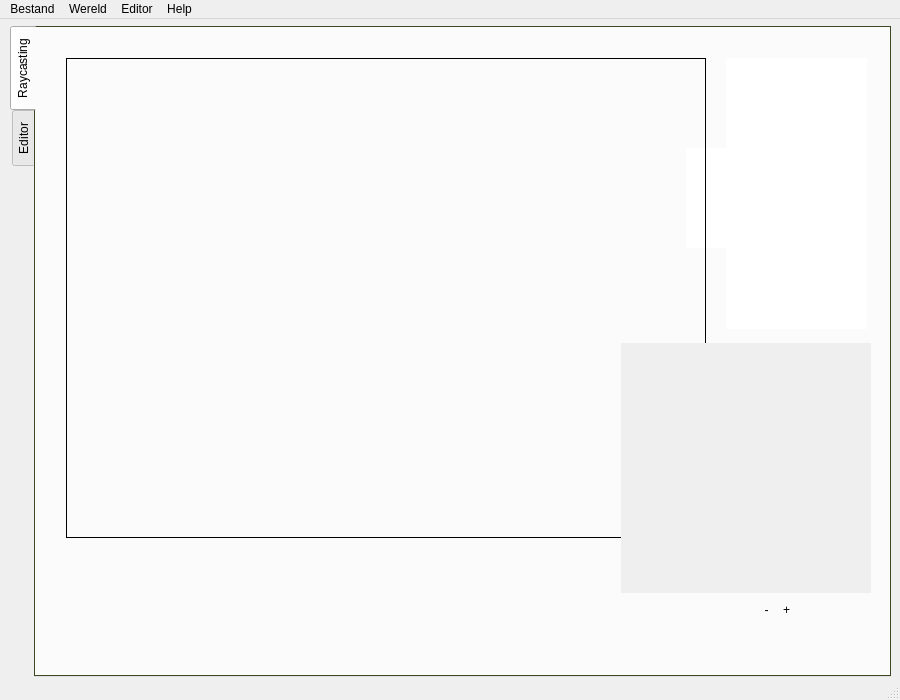
<ui version="4.0" >
 <class>RaycastingQTClass</class>
 <widget class="QMainWindow" name="RaycastingQTClass" >
  <property name="geometry" >
   <rect>
    <x>0</x>
    <y>0</y>
    <width>900</width>
    <height>700</height>
   </rect>
  </property>
  <property name="minimumSize" >
   <size>
    <width>900</width>
    <height>700</height>
   </size>
  </property>
  <property name="maximumSize" >
   <size>
    <width>900</width>
    <height>700</height>
   </size>
  </property>
  <property name="windowTitle" >
   <string>Raycasting</string>
  </property>
  <widget class="QWidget" name="centralWidget" >
   <widget class="QWidget" native="1" name="widget" >
    <property name="geometry" >
     <rect>
      <x>0</x>
      <y>0</y>
      <width>911</width>
      <height>690</height>
     </rect>
    </property>
    <property name="acceptDrops" >
     <bool>true</bool>
    </property>
    <property name="styleSheet" >
     <string>background: none</string>
    </property>
    <widget class="QTabWidget" name="tabWidget" >
     <property name="geometry" >
      <rect>
       <x>10</x>
       <y>7</y>
       <width>881</width>
       <height>651</height>
      </rect>
     </property>
     <property name="palette" >
      <palette>
       <active>
        <colorrole role="Window" >
         <brush brushstyle="SolidPattern" >
          <color alpha="255" >
           <red>84</red>
           <green>100</green>
           <blue>50</blue>
          </color>
         </brush>
        </colorrole>
       </active>
       <inactive>
        <colorrole role="Window" >
         <brush brushstyle="SolidPattern" >
          <color alpha="255" >
           <red>84</red>
           <green>100</green>
           <blue>50</blue>
          </color>
         </brush>
        </colorrole>
       </inactive>
       <disabled>
        <colorrole role="Window" >
         <brush brushstyle="SolidPattern" >
          <color alpha="255" >
           <red>84</red>
           <green>100</green>
           <blue>50</blue>
          </color>
         </brush>
        </colorrole>
       </disabled>
      </palette>
     </property>
     <property name="acceptDrops" >
      <bool>true</bool>
     </property>
     <property name="styleSheet" >
      <string>background: none;

</string>
     </property>
     <property name="tabPosition" >
      <enum>QTabWidget::West</enum>
     </property>
     <property name="tabShape" >
      <enum>QTabWidget::Rounded</enum>
     </property>
     <property name="currentIndex" >
      <number>0</number>
     </property>
     <property name="elideMode" >
      <enum>Qt::ElideNone</enum>
     </property>
     <widget class="QWidget" name="tab_raycasting" >
      <attribute name="title" >
       <string>Raycasting</string>
      </attribute>
      <widget class="QGraphicsView" name="miniMap3" >
       <property name="geometry" >
        <rect>
         <x>650</x>
         <y>120</y>
         <width>100</width>
         <height>100</height>
        </rect>
       </property>
       <property name="minimumSize" >
        <size>
         <width>100</width>
         <height>100</height>
        </size>
       </property>
       <property name="maximumSize" >
        <size>
         <width>100</width>
         <height>100</height>
        </size>
       </property>
       <property name="styleSheet" >
        <string>background: none;
border: none;</string>
       </property>
       <property name="frameShape" >
        <enum>QFrame::StyledPanel</enum>
       </property>
       <property name="verticalScrollBarPolicy" >
        <enum>Qt::ScrollBarAlwaysOff</enum>
       </property>
       <property name="horizontalScrollBarPolicy" >
        <enum>Qt::ScrollBarAlwaysOff</enum>
       </property>
       <property name="viewportUpdateMode" >
        <enum>QGraphicsView::FullViewportUpdate</enum>
       </property>
      </widget>
      <widget class="QWidget" native="1" name="widget_2" >
       <property name="geometry" >
        <rect>
         <x>0</x>
         <y>0</y>
         <width>881</width>
         <height>641</height>
        </rect>
       </property>
       <property name="styleSheet" >
        <string>border: 10px #FFFFFF;
background-image: url('images/woodblurred.png');
</string>
       </property>
       <widget class="QWidget" native="1" name="widget_3" >
        <property name="geometry" >
         <rect>
          <x>10</x>
          <y>10</y>
          <width>851</width>
          <height>631</height>
         </rect>
        </property>
        <property name="styleSheet" >
         <string>background: none;
</string>
        </property>
        <widget class="Screen" native="1" name="scr" >
         <property name="geometry" >
          <rect>
           <x>20</x>
           <y>20</y>
           <width>640</width>
           <height>480</height>
          </rect>
         </property>
         <property name="minimumSize" >
          <size>
           <width>640</width>
           <height>480</height>
          </size>
         </property>
         <property name="maximumSize" >
          <size>
           <width>640</width>
           <height>480</height>
          </size>
         </property>
         <property name="baseSize" >
          <size>
           <width>640</width>
           <height>480</height>
          </size>
         </property>
         <property name="cursor" >
          <cursorShape>CrossCursor</cursorShape>
         </property>
         <property name="mouseTracking" >
          <bool>true</bool>
         </property>
         <property name="focusPolicy" >
          <enum>Qt::ClickFocus</enum>
         </property>
         <property name="styleSheet" >
          <string>border: 1px solid #000000;
background: none;
</string>
         </property>
        </widget>
        <widget class="QGraphicsView" name="kompas" >
         <property name="enabled" >
          <bool>false</bool>
         </property>
         <property name="geometry" >
          <rect>
           <x>570</x>
           <y>300</y>
           <width>260</width>
           <height>260</height>
          </rect>
         </property>
         <property name="minimumSize" >
          <size>
           <width>250</width>
           <height>250</height>
          </size>
         </property>
         <property name="maximumSize" >
          <size>
           <width>260</width>
           <height>260</height>
          </size>
         </property>
         <property name="cursor" stdset="0" >
          <cursorShape>BusyCursor</cursorShape>
         </property>
         <property name="focusPolicy" >
          <enum>Qt::NoFocus</enum>
         </property>
         <property name="contextMenuPolicy" >
          <enum>Qt::NoContextMenu</enum>
         </property>
         <property name="styleSheet" >
          <string>background: none;
border: 1px;
padding: 5px;</string>
         </property>
         <property name="frameShape" >
          <enum>QFrame::StyledPanel</enum>
         </property>
         <property name="verticalScrollBarPolicy" >
          <enum>Qt::ScrollBarAlwaysOff</enum>
         </property>
         <property name="horizontalScrollBarPolicy" >
          <enum>Qt::ScrollBarAlwaysOff</enum>
         </property>
         <property name="interactive" >
          <bool>false</bool>
         </property>
         <property name="viewportUpdateMode" >
          <enum>QGraphicsView::FullViewportUpdate</enum>
         </property>
        </widget>
        <widget class="MiniMap" native="1" name="min" >
         <property name="geometry" >
          <rect>
           <x>641</x>
           <y>371</y>
           <width>120</width>
           <height>120</height>
          </rect>
         </property>
         <property name="styleSheet" >
          <string>background: none;
padding: 5px;</string>
         </property>
        </widget>
        <widget class="QPushButton" name="MiniMapPlus" >
         <property name="geometry" >
          <rect>
           <x>730</x>
           <y>560</y>
           <width>21</width>
           <height>24</height>
          </rect>
         </property>
         <property name="text" >
          <string>+</string>
         </property>
        </widget>
        <widget class="QPushButton" name="MiniMapMin" >
         <property name="geometry" >
          <rect>
           <x>710</x>
           <y>560</y>
           <width>21</width>
           <height>24</height>
          </rect>
         </property>
         <property name="text" >
          <string>-</string>
         </property>
        </widget>
        <widget class="QLabel" name="text" >
         <property name="geometry" >
          <rect>
           <x>30</x>
           <y>533</y>
           <width>621</width>
           <height>71</height>
          </rect>
         </property>
         <property name="styleSheet" >
          <string>background: none;
</string>
         </property>
         <property name="text" >
          <string/>
         </property>
         <property name="alignment" >
          <set>Qt::AlignLeading|Qt::AlignLeft|Qt::AlignTop</set>
         </property>
        </widget>
        <widget class="QGraphicsView" name="pic" >
         <property name="geometry" >
          <rect>
           <x>680</x>
           <y>20</y>
           <width>141</width>
           <height>271</height>
          </rect>
         </property>
         <property name="styleSheet" >
          <string>background: none;
</string>
         </property>
         <property name="alignment" >
          <set>Qt::AlignLeading|Qt::AlignLeft|Qt::AlignTop</set>
         </property>
        </widget>
       </widget>
      </widget>
     </widget>
     <widget class="QWidget" name="tab_editor" >
      <attribute name="title" >
       <string>Editor</string>
      </attribute>
      <widget class="QGroupBox" name="groupBox" >
       <property name="geometry" >
        <rect>
         <x>650</x>
         <y>4</y>
         <width>201</width>
         <height>81</height>
        </rect>
       </property>
       <property name="title" >
        <string>Camera Opties</string>
       </property>
       <widget class="QLabel" name="label_2" >
        <property name="geometry" >
         <rect>
          <x>20</x>
          <y>57</y>
          <width>39</width>
          <height>21</height>
         </rect>
        </property>
        <property name="text" >
         <string>Kijkhoek</string>
        </property>
       </widget>
       <widget class="QDial" name="dialAngle" >
        <property name="geometry" >
         <rect>
          <x>10</x>
          <y>14</y>
          <width>61</width>
          <height>51</height>
         </rect>
        </property>
        <property name="maximum" >
         <number>360</number>
        </property>
        <property name="value" >
         <number>90</number>
        </property>
        <property name="orientation" >
         <enum>Qt::Vertical</enum>
        </property>
        <property name="invertedControls" >
         <bool>true</bool>
        </property>
        <property name="wrapping" >
         <bool>true</bool>
        </property>
        <property name="notchesVisible" >
         <bool>true</bool>
        </property>
       </widget>
       <widget class="QSpinBox" name="spinBoxX" >
        <property name="geometry" >
         <rect>
          <x>120</x>
          <y>20</y>
          <width>71</width>
          <height>22</height>
         </rect>
        </property>
        <property name="minimum" >
         <number>70</number>
        </property>
       </widget>
       <widget class="QLabel" name="label_10" >
        <property name="geometry" >
         <rect>
          <x>100</x>
          <y>20</y>
          <width>16</width>
          <height>20</height>
         </rect>
        </property>
        <property name="text" >
         <string>X</string>
        </property>
       </widget>
       <widget class="QLabel" name="label_13" >
        <property name="geometry" >
         <rect>
          <x>100</x>
          <y>50</y>
          <width>16</width>
          <height>20</height>
         </rect>
        </property>
        <property name="text" >
         <string>Y</string>
        </property>
       </widget>
       <widget class="QSpinBox" name="spinBoxY" >
        <property name="geometry" >
         <rect>
          <x>120</x>
          <y>50</y>
          <width>71</width>
          <height>22</height>
         </rect>
        </property>
        <property name="minimum" >
         <number>70</number>
        </property>
       </widget>
      </widget>
      <widget class="Editor" name="editor" >
       <property name="geometry" >
        <rect>
         <x>10</x>
         <y>10</y>
         <width>631</width>
         <height>591</height>
        </rect>
       </property>
       <property name="focusPolicy" >
        <enum>Qt::StrongFocus</enum>
       </property>
       <property name="whatsThis" >
        <string>dit is de editor</string>
       </property>
       <property name="alignment" >
        <set>Qt::AlignCenter|Qt::AlignHCenter|Qt::AlignLeading|Qt::AlignLeft|Qt::AlignVCenter</set>
       </property>
       <property name="dragMode" >
        <enum>QGraphicsView::RubberBandDrag</enum>
       </property>
       <property name="viewportUpdateMode" >
        <enum>QGraphicsView::SmartViewportUpdate</enum>
       </property>
      </widget>
      <widget class="QPushButton" name="pushButtonTrigger" >
       <property name="geometry" >
        <rect>
         <x>770</x>
         <y>608</y>
         <width>81</width>
         <height>24</height>
        </rect>
       </property>
       <property name="text" >
        <string>Trigger</string>
       </property>
      </widget>
      <widget class="QGroupBox" name="groupBoxFloor" >
       <property name="geometry" >
        <rect>
         <x>649</x>
         <y>205</y>
         <width>201</width>
         <height>111</height>
        </rect>
       </property>
       <property name="title" >
        <string>Vloer - Plafond</string>
       </property>
       <widget class="QGraphicsView" name="graphicsViewFloor" >
        <property name="geometry" >
         <rect>
          <x>30</x>
          <y>20</y>
          <width>64</width>
          <height>64</height>
         </rect>
        </property>
        <property name="cursor" stdset="0" >
         <cursorShape>PointingHandCursor</cursorShape>
        </property>
        <property name="verticalScrollBarPolicy" >
         <enum>Qt::ScrollBarAlwaysOff</enum>
        </property>
        <property name="horizontalScrollBarPolicy" >
         <enum>Qt::ScrollBarAlwaysOff</enum>
        </property>
        <property name="alignment" >
         <set>Qt::AlignLeading|Qt::AlignLeft|Qt::AlignTop</set>
        </property>
       </widget>
       <widget class="QGraphicsView" name="graphicsViewCeiling" >
        <property name="geometry" >
         <rect>
          <x>110</x>
          <y>20</y>
          <width>64</width>
          <height>64</height>
         </rect>
        </property>
        <property name="cursor" stdset="0" >
         <cursorShape>PointingHandCursor</cursorShape>
        </property>
        <property name="verticalScrollBarPolicy" >
         <enum>Qt::ScrollBarAlwaysOff</enum>
        </property>
        <property name="horizontalScrollBarPolicy" >
         <enum>Qt::ScrollBarAlwaysOff</enum>
        </property>
        <property name="alignment" >
         <set>Qt::AlignLeading|Qt::AlignLeft|Qt::AlignTop</set>
        </property>
       </widget>
       <widget class="QLabel" name="label_5" >
        <property name="geometry" >
         <rect>
          <x>35</x>
          <y>86</y>
          <width>61</width>
          <height>20</height>
         </rect>
        </property>
        <property name="text" >
         <string>&lt;html>&lt;head>&lt;meta name="qrichtext" content="1" />&lt;style type="text/css">
p, li { white-space: pre-wrap; }
&lt;/style>&lt;/head>&lt;body style=" font-family:'MS Shell Dlg 2'; font-size:8.25pt; font-weight:400; font-style:normal;">
&lt;p style=" margin-top:0px; margin-bottom:0px; margin-left:0px; margin-right:0px; -qt-block-indent:0; text-indent:0px;">&lt;span style=" font-size:10pt; font-weight:600;">Vloer&lt;/span>&lt;/p>&lt;/body>&lt;/html></string>
        </property>
        <property name="alignment" >
         <set>Qt::AlignHCenter</set>
        </property>
       </widget>
       <widget class="QLabel" name="label_6" >
        <property name="geometry" >
         <rect>
          <x>112</x>
          <y>86</y>
          <width>61</width>
          <height>20</height>
         </rect>
        </property>
        <property name="text" >
         <string>&lt;html>&lt;head>&lt;meta name="qrichtext" content="1" />&lt;style type="text/css">
p, li { white-space: pre-wrap; }
&lt;/style>&lt;/head>&lt;body style=" font-family:'MS Shell Dlg 2'; font-size:8.25pt; font-weight:400; font-style:normal;">
&lt;p style=" margin-top:0px; margin-bottom:0px; margin-left:0px; margin-right:0px; -qt-block-indent:0; text-indent:0px; font-size:8pt;">&lt;span style=" font-size:10pt; font-weight:600;">Plafond&lt;/span>&lt;/p>&lt;/body>&lt;/html></string>
        </property>
        <property name="alignment" >
         <set>Qt::AlignHCenter</set>
        </property>
       </widget>
      </widget>
      <widget class="QPushButton" name="pushButtonFloor" >
       <property name="geometry" >
        <rect>
         <x>20</x>
         <y>610</y>
         <width>111</width>
         <height>24</height>
        </rect>
       </property>
       <property name="text" >
        <string>Vloer</string>
       </property>
      </widget>
      <widget class="QPushButton" name="pushButtonWall" >
       <property name="geometry" >
        <rect>
         <x>260</x>
         <y>610</y>
         <width>111</width>
         <height>24</height>
        </rect>
       </property>
       <property name="text" >
        <string>Muur</string>
       </property>
      </widget>
      <widget class="QSlider" name="zoomEditor" >
       <property name="geometry" >
        <rect>
         <x>533</x>
         <y>614</y>
         <width>91</width>
         <height>16</height>
        </rect>
       </property>
       <property name="minimum" >
        <number>1</number>
       </property>
       <property name="maximum" >
        <number>10</number>
       </property>
       <property name="pageStep" >
        <number>1</number>
       </property>
       <property name="value" >
        <number>10</number>
       </property>
       <property name="sliderPosition" >
        <number>10</number>
       </property>
       <property name="orientation" >
        <enum>Qt::Horizontal</enum>
       </property>
      </widget>
      <widget class="QLabel" name="label_3" >
       <property name="geometry" >
        <rect>
         <x>630</x>
         <y>610</y>
         <width>16</width>
         <height>16</height>
        </rect>
       </property>
       <property name="text" >
        <string>&lt;html>&lt;head>&lt;meta name="qrichtext" content="1" />&lt;style type="text/css">
p, li { white-space: pre-wrap; }
&lt;/style>&lt;/head>&lt;body style=" font-family:'MS Shell Dlg 2'; font-size:8.25pt; font-weight:400; font-style:normal;">
&lt;p style=" margin-top:0px; margin-bottom:0px; margin-left:0px; margin-right:0px; -qt-block-indent:0; text-indent:0px; font-size:8pt;">&lt;span style=" font-size:13pt; font-weight:600;">+&lt;/span>&lt;/p>&lt;/body>&lt;/html></string>
       </property>
      </widget>
      <widget class="QLabel" name="label_4" >
       <property name="geometry" >
        <rect>
         <x>520</x>
         <y>611</y>
         <width>16</width>
         <height>16</height>
        </rect>
       </property>
       <property name="text" >
        <string>&lt;html>&lt;head>&lt;meta name="qrichtext" content="1" />&lt;style type="text/css">
p, li { white-space: pre-wrap; }
&lt;/style>&lt;/head>&lt;body style=" font-family:'MS Shell Dlg 2'; font-size:8.25pt; font-weight:400; font-style:normal;">
&lt;p style=" margin-top:0px; margin-bottom:0px; margin-left:0px; margin-right:0px; -qt-block-indent:0; text-indent:0px; font-size:8pt;">&lt;span style=" font-size:13pt; font-weight:600;">-&lt;/span>&lt;/p>&lt;/body>&lt;/html></string>
       </property>
      </widget>
      <widget class="QGroupBox" name="groupBoxWall" >
       <property name="geometry" >
        <rect>
         <x>650</x>
         <y>320</y>
         <width>201</width>
         <height>281</height>
        </rect>
       </property>
       <property name="title" >
        <string>Muur</string>
       </property>
       <widget class="QGraphicsView" name="graphicsViewWallWest" >
        <property name="geometry" >
         <rect>
          <x>4</x>
          <y>130</y>
          <width>64</width>
          <height>64</height>
         </rect>
        </property>
        <property name="verticalScrollBarPolicy" >
         <enum>Qt::ScrollBarAlwaysOff</enum>
        </property>
        <property name="horizontalScrollBarPolicy" >
         <enum>Qt::ScrollBarAlwaysOff</enum>
        </property>
       </widget>
       <widget class="QGraphicsView" name="graphicsViewWallNorth" >
        <property name="geometry" >
         <rect>
          <x>70</x>
          <y>65</y>
          <width>64</width>
          <height>64</height>
         </rect>
        </property>
        <property name="verticalScrollBarPolicy" >
         <enum>Qt::ScrollBarAlwaysOff</enum>
        </property>
        <property name="horizontalScrollBarPolicy" >
         <enum>Qt::ScrollBarAlwaysOff</enum>
        </property>
       </widget>
       <widget class="QGraphicsView" name="graphicsViewWallEast" >
        <property name="geometry" >
         <rect>
          <x>133</x>
          <y>130</y>
          <width>64</width>
          <height>64</height>
         </rect>
        </property>
        <property name="verticalScrollBarPolicy" >
         <enum>Qt::ScrollBarAlwaysOff</enum>
        </property>
        <property name="horizontalScrollBarPolicy" >
         <enum>Qt::ScrollBarAlwaysOff</enum>
        </property>
       </widget>
       <widget class="QGraphicsView" name="graphicsViewWallSouth" >
        <property name="geometry" >
         <rect>
          <x>70</x>
          <y>195</y>
          <width>64</width>
          <height>64</height>
         </rect>
        </property>
        <property name="verticalScrollBarPolicy" >
         <enum>Qt::ScrollBarAlwaysOff</enum>
        </property>
        <property name="horizontalScrollBarPolicy" >
         <enum>Qt::ScrollBarAlwaysOff</enum>
        </property>
       </widget>
       <widget class="QLabel" name="label_7" >
        <property name="geometry" >
         <rect>
          <x>70</x>
          <y>45</y>
          <width>61</width>
          <height>20</height>
         </rect>
        </property>
        <property name="text" >
         <string>&lt;html>&lt;head>&lt;meta name="qrichtext" content="1" />&lt;style type="text/css">
p, li { white-space: pre-wrap; }
&lt;/style>&lt;/head>&lt;body style=" font-family:'MS Shell Dlg 2'; font-size:8.25pt; font-weight:400; font-style:normal;">
&lt;p style=" margin-top:0px; margin-bottom:0px; margin-left:0px; margin-right:0px; -qt-block-indent:0; text-indent:0px; font-size:8pt;">&lt;span style=" font-size:10pt; font-weight:600;">Boven&lt;/span>&lt;/p>&lt;/body>&lt;/html></string>
        </property>
        <property name="alignment" >
         <set>Qt::AlignHCenter</set>
        </property>
       </widget>
       <widget class="QLabel" name="label_8" >
        <property name="geometry" >
         <rect>
          <x>70</x>
          <y>260</y>
          <width>61</width>
          <height>20</height>
         </rect>
        </property>
        <property name="text" >
         <string>&lt;html>&lt;head>&lt;meta name="qrichtext" content="1" />&lt;style type="text/css">
p, li { white-space: pre-wrap; }
&lt;/style>&lt;/head>&lt;body style=" font-family:'MS Shell Dlg 2'; font-size:8.25pt; font-weight:400; font-style:normal;">
&lt;p style=" margin-top:0px; margin-bottom:0px; margin-left:0px; margin-right:0px; -qt-block-indent:0; text-indent:0px; font-size:8pt;">&lt;span style=" font-size:10pt; font-weight:600;">Onder&lt;/span>&lt;/p>&lt;/body>&lt;/html></string>
        </property>
        <property name="alignment" >
         <set>Qt::AlignHCenter</set>
        </property>
       </widget>
       <widget class="QLabel" name="label_11" >
        <property name="geometry" >
         <rect>
          <x>137</x>
          <y>195</y>
          <width>61</width>
          <height>20</height>
         </rect>
        </property>
        <property name="text" >
         <string>&lt;html>&lt;head>&lt;meta name="qrichtext" content="1" />&lt;style type="text/css">
p, li { white-space: pre-wrap; }
&lt;/style>&lt;/head>&lt;body style=" font-family:'MS Shell Dlg 2'; font-size:8.25pt; font-weight:400; font-style:normal;">
&lt;p style=" margin-top:0px; margin-bottom:0px; margin-left:0px; margin-right:0px; -qt-block-indent:0; text-indent:0px; font-size:8pt;">&lt;span style=" font-size:10pt; font-weight:600;">Rechts&lt;/span>&lt;/p>&lt;/body>&lt;/html></string>
        </property>
        <property name="alignment" >
         <set>Qt::AlignHCenter</set>
        </property>
       </widget>
       <widget class="QLabel" name="label_12" >
        <property name="geometry" >
         <rect>
          <x>5</x>
          <y>195</y>
          <width>61</width>
          <height>20</height>
         </rect>
        </property>
        <property name="text" >
         <string>&lt;html>&lt;head>&lt;meta name="qrichtext" content="1" />&lt;style type="text/css">
p, li { white-space: pre-wrap; }
&lt;/style>&lt;/head>&lt;body style=" font-family:'MS Shell Dlg 2'; font-size:8.25pt; font-weight:400; font-style:normal;">
&lt;p style=" margin-top:0px; margin-bottom:0px; margin-left:0px; margin-right:0px; -qt-block-indent:0; text-indent:0px; font-size:8pt;">&lt;span style=" font-size:10pt; font-weight:600;">Links&lt;/span>&lt;/p>&lt;/body>&lt;/html></string>
        </property>
        <property name="alignment" >
         <set>Qt::AlignHCenter</set>
        </property>
       </widget>
       <widget class="QCheckBox" name="checkBoxWall" >
        <property name="geometry" >
         <rect>
          <x>20</x>
          <y>20</y>
          <width>131</width>
          <height>19</height>
         </rect>
        </property>
        <property name="text" >
         <string>geselecteerde is muur</string>
        </property>
       </widget>
      </widget>
      <widget class="QPushButton" name="pushButtonPlafond" >
       <property name="geometry" >
        <rect>
         <x>140</x>
         <y>610</y>
         <width>111</width>
         <height>24</height>
        </rect>
       </property>
       <property name="text" >
        <string>Plafond</string>
       </property>
      </widget>
      <widget class="QGroupBox" name="groupBoxFloor_2" >
       <property name="geometry" >
        <rect>
         <x>650</x>
         <y>92</y>
         <width>201</width>
         <height>111</height>
        </rect>
       </property>
       <property name="title" >
        <string>Voorwerp</string>
       </property>
       <widget class="QGraphicsView" name="graphicsViewSprite" >
        <property name="geometry" >
         <rect>
          <x>30</x>
          <y>20</y>
          <width>64</width>
          <height>64</height>
         </rect>
        </property>
        <property name="cursor" stdset="0" >
         <cursorShape>PointingHandCursor</cursorShape>
        </property>
        <property name="verticalScrollBarPolicy" >
         <enum>Qt::ScrollBarAlwaysOff</enum>
        </property>
        <property name="horizontalScrollBarPolicy" >
         <enum>Qt::ScrollBarAlwaysOff</enum>
        </property>
        <property name="alignment" >
         <set>Qt::AlignLeading|Qt::AlignLeft|Qt::AlignTop</set>
        </property>
       </widget>
       <widget class="QLabel" name="label_9" >
        <property name="geometry" >
         <rect>
          <x>30</x>
          <y>86</y>
          <width>64</width>
          <height>20</height>
         </rect>
        </property>
        <property name="text" >
         <string>&lt;html>&lt;head>&lt;meta name="qrichtext" content="1" />&lt;style type="text/css">
p, li { white-space: pre-wrap; }
&lt;/style>&lt;/head>&lt;body style=" font-family:'MS Shell Dlg 2'; font-size:8.25pt; font-weight:400; font-style:normal;">
&lt;p style=" margin-top:0px; margin-bottom:0px; margin-left:0px; margin-right:0px; -qt-block-indent:0; text-indent:0px; font-size:8pt;">&lt;span style=" font-size:10pt; font-weight:600;">Voorwerp&lt;/span>&lt;/p>&lt;/body>&lt;/html></string>
        </property>
        <property name="alignment" >
         <set>Qt::AlignHCenter</set>
        </property>
       </widget>
       <widget class="QCheckBox" name="checkBoxSprite" >
        <property name="geometry" >
         <rect>
          <x>110</x>
          <y>30</y>
          <width>51</width>
          <height>19</height>
         </rect>
        </property>
        <property name="text" >
         <string>aan</string>
        </property>
       </widget>
       <widget class="QCheckBox" name="checkBoxWalkThrough" >
        <property name="geometry" >
         <rect>
          <x>110</x>
          <y>60</y>
          <width>91</width>
          <height>19</height>
         </rect>
        </property>
        <property name="text" >
         <string>doorloopbaar</string>
        </property>
       </widget>
      </widget>
      <widget class="QSpinBox" name="spinBoxTrigger" >
       <property name="enabled" >
        <bool>false</bool>
       </property>
       <property name="geometry" >
        <rect>
         <x>660</x>
         <y>610</y>
         <width>101</width>
         <height>22</height>
        </rect>
       </property>
       <property name="prefix" >
        <string>Trigger </string>
       </property>
       <property name="maximum" >
        <number>100</number>
       </property>
      </widget>
     </widget>
    </widget>
   </widget>
  </widget>
  <widget class="QMenuBar" name="menuBar" >
   <property name="geometry" >
    <rect>
     <x>0</x>
     <y>0</y>
     <width>900</width>
     <height>20</height>
    </rect>
   </property>
   <widget class="QMenu" name="menuSpel" >
    <property name="title" >
     <string>Wereld</string>
    </property>
    <widget class="QMenu" name="menuMinimap" >
     <property name="title" >
      <string>Minimap</string>
     </property>
     <addaction name="actionInzoomen" />
     <addaction name="actionUitzoomen" />
    </widget>
    <addaction name="actionRaycasting" />
    <addaction name="actionEditor" />
    <addaction name="menuMinimap" />
   </widget>
   <widget class="QMenu" name="menuFile" >
    <property name="title" >
     <string>Bestand</string>
    </property>
    <addaction name="actionNieuwe_Wereld" />
    <addaction name="separator" />
    <addaction name="actionLoad" />
    <addaction name="actionSave" />
    <addaction name="separator" />
    <addaction name="actionQuit" />
   </widget>
   <widget class="QMenu" name="menuEditor" >
    <property name="title" >
     <string>Editor</string>
    </property>
    <addaction name="actionCopy" />
    <addaction name="actionPast" />
    <addaction name="separator" />
    <addaction name="actionNieuwe_Grootte" />
   </widget>
   <widget class="QMenu" name="menuHelp" >
    <property name="title" >
     <string>Help</string>
    </property>
    <addaction name="actionAbout" />
   </widget>
   <addaction name="menuFile" />
   <addaction name="menuSpel" />
   <addaction name="menuEditor" />
   <addaction name="menuHelp" />
  </widget>
  <widget class="QStatusBar" name="statusBar" />
  <action name="actionRaycasting" >
   <property name="text" >
    <string>Raycasting</string>
   </property>
   <property name="shortcut" >
    <string>Ctrl+R</string>
   </property>
   <property name="autoRepeat" >
    <bool>false</bool>
   </property>
  </action>
  <action name="actionLoad" >
   <property name="text" >
    <string>Inladen</string>
   </property>
   <property name="iconText" >
    <string>Laden</string>
   </property>
   <property name="shortcut" >
    <string>Ctrl+L</string>
   </property>
  </action>
  <action name="actionSave" >
   <property name="text" >
    <string>Opslaan</string>
   </property>
   <property name="iconText" >
    <string>Opslaan</string>
   </property>
   <property name="shortcut" >
    <string>Ctrl+S</string>
   </property>
  </action>
  <action name="actionQuit" >
   <property name="text" >
    <string>Afsluiten</string>
   </property>
   <property name="shortcut" >
    <string>Ctrl+Q</string>
   </property>
  </action>
  <action name="actionEditor" >
   <property name="text" >
    <string>Editor</string>
   </property>
   <property name="shortcut" >
    <string>Ctrl+E</string>
   </property>
   <property name="autoRepeat" >
    <bool>false</bool>
   </property>
  </action>
  <action name="actionCopy" >
   <property name="text" >
    <string>Kopiëren</string>
   </property>
   <property name="shortcut" >
    <string>Ctrl+C</string>
   </property>
  </action>
  <action name="actionPast" >
   <property name="text" >
    <string>Plakken</string>
   </property>
   <property name="shortcut" >
    <string>Ctrl+V</string>
   </property>
  </action>
  <action name="actionNieuwe_Wereld" >
   <property name="text" >
    <string>Nieuwe Wereld</string>
   </property>
   <property name="shortcut" >
    <string>Ctrl+N</string>
   </property>
  </action>
  <action name="actionInzoomen" >
   <property name="text" >
    <string>Inzoomen</string>
   </property>
   <property name="shortcut" >
    <string>Ctrl+W</string>
   </property>
  </action>
  <action name="actionUitzoomen" >
   <property name="text" >
    <string>Uitzoomen</string>
   </property>
   <property name="shortcut" >
    <string>Shift+W</string>
   </property>
  </action>
  <action name="actionNieuwe_Grootte" >
   <property name="text" >
    <string>Nieuwe Grootte</string>
   </property>
   <property name="shortcut" >
    <string>Ctrl+G</string>
   </property>
  </action>
  <action name="actionAbout" >
   <property name="text" >
    <string>Over</string>
   </property>
  </action>
 </widget>
 <layoutdefault spacing="6" margin="11" />
 <customwidgets>
  <customwidget>
   <class>Screen</class>
   <extends>QWidget</extends>
   <header>Screen.h</header>
   <container>1</container>
  </customwidget>
  <customwidget>
   <class>MiniMap</class>
   <extends>QWidget</extends>
   <header>MiniMap.h</header>
   <container>1</container>
  </customwidget>
  <customwidget>
   <class>Editor</class>
   <extends>QGraphicsView</extends>
   <header>Editor.h</header>
  </customwidget>
 </customwidgets>
 <tabstops>
  <tabstop>tabWidget</tabstop>
 </tabstops>
 <resources/>
 <connections/>
</ui>
